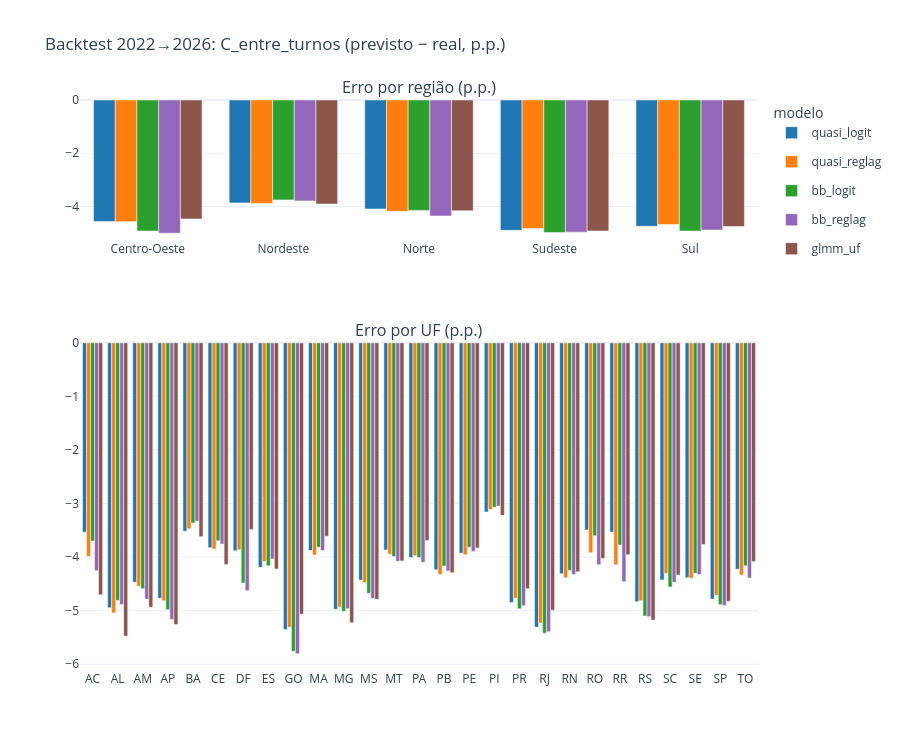

The notebook cell saved with this chart:
### Code cell
for var in ("C_entre_turnos", "C_recal"):
    figura(var, regC, ufC).write_html(PASTA_F / f"backtest_{var}.html", include_plotlyjs="cdn")
figura("C_entre_turnos", regC, ufC).show()

### Figure 1 — Plotly figure (JSON) as saved in the notebook; plotly's stock layout.template omitted (floating-point values rounded to 4 significant figures)
{"data": [{"legendgroup": "quasi_logit", "marker": {"color": "#1f77b4"}, "name": "quasi_logit", "type": "bar", "x": ["Centro-Oeste", "Nordeste", "Norte", "Sudeste", "Sul"], "xaxis": "x", "y": [-4.562, -3.863, -4.091, -4.894, -4.744], "yaxis": "y"}, {"legendgroup": "quasi_reglag", "marker": {"color": "#ff7f0e"}, "name": "quasi_reglag", "type": "bar", "x": ["Centro-Oeste", "Nordeste", "Norte", "Sudeste", "Sul"], "xaxis": "x", "y": [-4.567, -3.884, -4.181, -4.828, -4.675], "yaxis": "y"}, {"legendgroup": "bb_logit", "marker": {"color": "#2ca02c"}, "name": "bb_logit", "type": "bar", "x": ["Centro-Oeste", "Nordeste", "Norte", "Sudeste", "Sul"], "xaxis": "x", "y": [-4.918, -3.751, -4.145, -4.977, -4.919], "yaxis": "y"}, {"legendgroup": "bb_reglag", "marker": {"color": "#9467bd"}, "name": "bb_reglag", "type": "bar", "x": ["Centro-Oeste", "Nordeste", "Norte", "Sudeste", "Sul"], "xaxis": "x", "y": [-5.002, -3.789, -4.353, -4.961, -4.88], "yaxis": "y"}, {"legendgroup": "glmm_uf", "marker": {"color": "#8c564b"}, "name": "glmm_uf", "type": "bar", "x": ["Centro-Oeste", "Nordeste", "Norte", "Sudeste", "Sul"], "xaxis": "x", "y": [-4.466, -3.903, -4.157, -4.918, -4.75], "yaxis": "y"}, {"legendgroup": "quasi_logit", "marker": {"color": "#1f77b4"}, "name": "quasi_logit", "showlegend": false, "type": "bar", "x": ["AC", "AL", "AM", "AP", "BA", "CE", "DF", "ES", "GO", "MA", "MG", "MS", "MT", "PA", "PB", "PE", "PI", "PR", "RJ", "RN", "RO", "RR", "RS", "SC", "SE", "SP", "TO"], "xaxis": "x2", "y": [-3.536, -4.945, -4.468, -4.768, -3.517, -3.827, -3.883, -4.191, -5.351, -3.879, -4.976, -4.43, -3.869, -4.01, -4.238, -3.928, -3.158, -4.848, -5.307, -4.312, -3.492, -3.533, -4.835, -4.426, -4.386, -4.784, -4.227], "yaxis": "y2"}, {"legendgroup": "quasi_reglag", "marker": {"color": "#ff7f0e"}, "name": "quasi_reglag", "showlegend": false, "type": "bar", "x": ["AC", "AL", "AM", "AP", "BA", "CE", "DF", "ES", "GO", "MA", "MG", "MS", "MT", "PA", "PB", "PE", "PI", "PR", "RJ", "RN", "RO", "RR", "RS", "SC", "SE", "SP", "TO"], "xaxis": "x2", "y": [-3.992, -5.042, -4.543, -4.815, -3.47, -3.85, -3.865, -4.082, -5.312, -3.961, -4.933, -4.478, -3.947, -3.975, -4.325, -3.958, -3.113, -4.769, -5.231, -4.388, -3.92, -4.145, -4.814, -4.306, -4.396, -4.715, -4.333], "yaxis": "y2"}, {"legendgroup": "bb_logit", "marker": {"color": "#2ca02c"}, "name": "bb_logit", "showlegend": false, "type": "bar", "x": ["AC", "AL", "AM", "AP", "BA", "CE", "DF", "ES", "GO", "MA", "MG", "MS", "MT", "PA", "PB", "PE", "PI", "PR", "RJ", "RN", "RO", "RR", "RS", "SC", "SE", "SP", "TO"], "xaxis": "x2", "y": [-3.699, -4.809, -4.59, -4.982, -3.363, -3.696, -4.483, -4.164, -5.758, -3.815, -5.014, -4.676, -3.988, -4.01, -4.169, -3.815, -3.068, -4.967, -5.42, -4.249, -3.604, -3.772, -5.099, -4.558, -4.303, -4.889, -4.164], "yaxis": "y2"}, {"legendgroup": "bb_reglag", "marker": {"color": "#9467bd"}, "name": "bb_reglag", "showlegend": false, "type": "bar", "x": ["AC", "AL", "AM", "AP", "BA", "CE", "DF", "ES", "GO", "MA", "MG", "MS", "MT", "PA", "PB", "PE", "PI", "PR", "RJ", "RN", "RO", "RR", "RS", "SC", "SE", "SP", "TO"], "xaxis": "x2", "y": [-4.253, -4.884, -4.785, -5.168, -3.331, -3.757, -4.628, -4.035, -5.803, -3.878, -4.964, -4.771, -4.08, -4.096, -4.258, -3.894, -3.047, -4.909, -5.396, -4.326, -4.142, -4.461, -5.113, -4.471, -4.326, -4.902, -4.388], "yaxis": "y2"}, {"legendgroup": "glmm_uf", "marker": {"color": "#8c564b"}, "name": "glmm_uf", "showlegend": false, "type": "bar", "x": ["AC", "AL", "AM", "AP", "BA", "CE", "DF", "ES", "GO", "MA", "MG", "MS", "MT", "PA", "PB", "PE", "PI", "PR", "RJ", "RN", "RO", "RR", "RS", "SC", "SE", "SP", "TO"], "xaxis": "x2", "y": [-4.705, -5.475, -4.937, -5.259, -3.62, -4.138, -3.484, -4.222, -5.066, -3.611, -5.228, -4.789, -4.071, -3.689, -4.293, -3.83, -3.221, -4.592, -4.991, -4.276, -4.024, -3.959, -5.177, -4.337, -3.764, -4.825, -4.081], "yaxis": "y2"}], "layout": {"annotations": [{"font": {"size": 16}, "showarrow": false, "text": "Erro por região (p.p.)", "x": 0.5, "xanchor": "center", "xref": "paper", "y": 1.0, "yanchor": "bottom", "yref": "paper"}, {"font": {"size": 16}, "showarrow": false, "text": "Erro por UF (p.p.)", "x": 0.5, "xanchor": "center", "xref": "paper", "y": 0.574, "yanchor": "bottom", "yref": "paper"}], "barmode": "group", "height": 750, "legend": {"title": {"text": "modelo"}}, "title": {"text": "Backtest 2022→2026: C_entre_turnos (previsto − real, p.p.)"}, "xaxis": {"anchor": "y", "domain": [0.0, 1.0]}, "xaxis2": {"anchor": "y2", "domain": [0.0, 1.0]}, "yaxis": {"anchor": "x", "domain": [0.754, 1.0]}, "yaxis2": {"anchor": "x2", "domain": [0.0, 0.574]}}}
